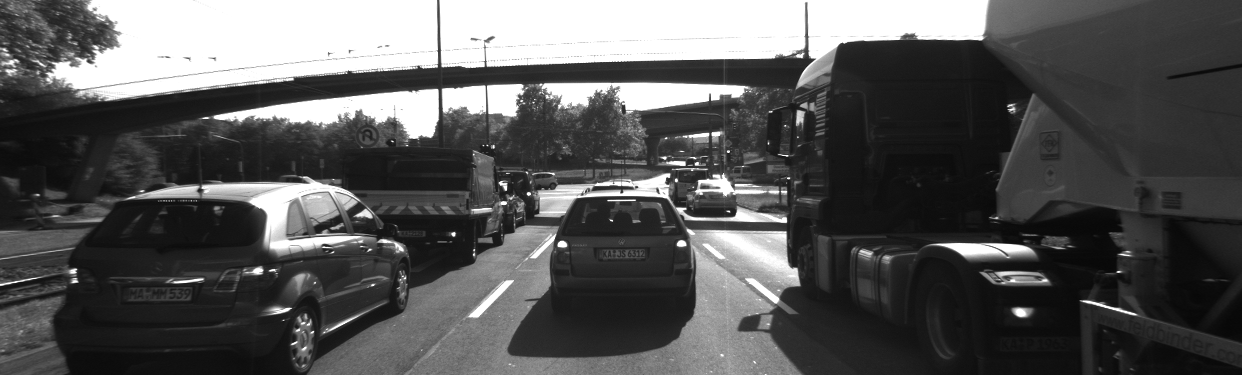
//> input picture lessons/01_foundations/01_camera_projection/data/image/0000000000.png, 1242 x 375 px
$ ./orb_self ../../lessons/01_foundations/01_camera_projection/data/image/0000000000.png ../../lessons/01_foundations/01_camera_projection/data/image/0000000000.png   (built with g++ and OpenCV 4)
//> lines starting //> are read from the running program, lines starting //| are printed output that depends on the picture
#include <chrono>
#include <bitset>
#include <cstdlib>
#include <opencv2/opencv.hpp>
#include <string>

using namespace std;

// 32 bit unsigned int, will have 8, 8x32=256
typedef vector<uint32_t> DescType; // Descriptor type

/**
 * compute descriptor of orb keypoints
 * @param img input image
 * @param keypoints detected fast keypoints
 * @param descriptors descriptors
 *
 * NOTE: if a keypoint goes outside the image boundary (8 pixels), descriptors
 * will not be computed and will be left as empty
 */
void ComputeORB(const cv::Mat &img, vector<cv::KeyPoint> &keypoints,
                vector<DescType> &descriptors);

/**
 * brute-force match two sets of descriptors
 * @param desc1 the first descriptor
 * @param desc2 the second descriptor
 * @param matches matches of two images
 */
void BfMatch(const vector<DescType> &desc1, const vector<DescType> &desc2,
             vector<cv::DMatch> &matches);

int main(int argc, char **argv) {

  if (argc != 3) {
    cerr << "usage: orb_self img1 img2" << endl;
    return 1;
  }
  // load image
  cv::Mat first_image = cv::imread(argv[1], 0);
//> first_image is the input picture: 375 rows x 1242 cols, CV_8UC1; min 7, max 255, mean 86.7
  cv::Mat second_image = cv::imread(argv[2], 0);
  if (first_image.empty() || second_image.empty()) return 1;

  // detect FAST keypoints1 using threshold=40
  chrono::steady_clock::time_point t1 = chrono::steady_clock::now();
  vector<cv::KeyPoint> keypoints1;
  cv::FAST(first_image, keypoints1, 40);
//> keypoints1 = 1359 keypoints; strongest (x, y, size): (729, 211, 7), (611, 220, 7), (1118, 271, 7), (392, 141, 7)
  vector<DescType> descriptor1;
  ComputeORB(first_image, keypoints1, descriptor1);
//> the loop in ComputeORB, `for (auto &kp : keypoints)` made 1359 passes
//> after the loop in ComputeORB, `for (auto &kp : keypoints)`: bad_points = 57
//| bad/total: 57/1359
//> descriptor1 = 1359 items

  // same for the second
  vector<cv::KeyPoint> keypoints2;
  vector<DescType> descriptor2;
  cv::FAST(second_image, keypoints2, 40);
//> keypoints2 has the same summary as keypoints1
  ComputeORB(second_image, keypoints2, descriptor2);
//> the loop in ComputeORB (call 2), `for (auto &kp : keypoints)` made 1359 passes
//| bad/total: 57/1359
//> descriptor2 = 1359 items
  chrono::steady_clock::time_point t2 = chrono::steady_clock::now();
  chrono::duration<double> time_used =
      chrono::duration_cast<chrono::duration<double>>(t2 - t1);
  cout << "extract ORB cost = " << time_used.count() << " seconds. " << endl;

  // find matches
  vector<cv::DMatch> matches;
  t1 = chrono::steady_clock::now();
  BfMatch(descriptor1, descriptor2, matches);
//> after the loop in BfMatch, `for (size_t i1 = 0; i1 < desc1.size(); ++i1)`: matches = 1302 matches
//> matches = 1302 matches
  t2 = chrono::steady_clock::now();
  time_used = chrono::duration_cast<chrono::duration<double>>(t2 - t1);
  cout << "match ORB cost = " << time_used.count() << " seconds. " << endl;
  cout << "matches: " << matches.size() << endl;
//| matches: 1302

  // plot the matches
  cv::Mat image_show;
  cv::drawMatches(first_image, keypoints1, second_image, keypoints2, matches,
                  image_show);
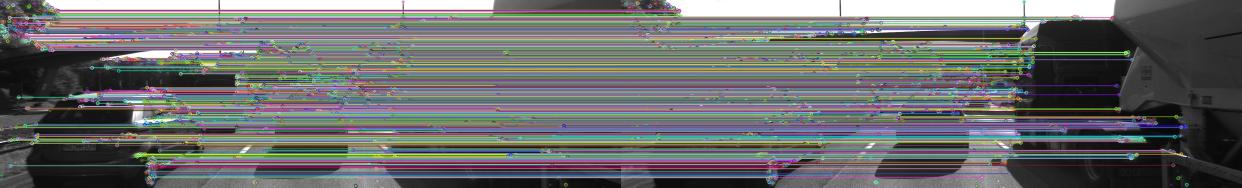
//> image_show: 375 rows x 2484 cols, CV_8UC3 (shown at 1/2 size); mean B, G, R 107.5, 107.9, 106.4
//> (the rest of the program and of its run is left out)
